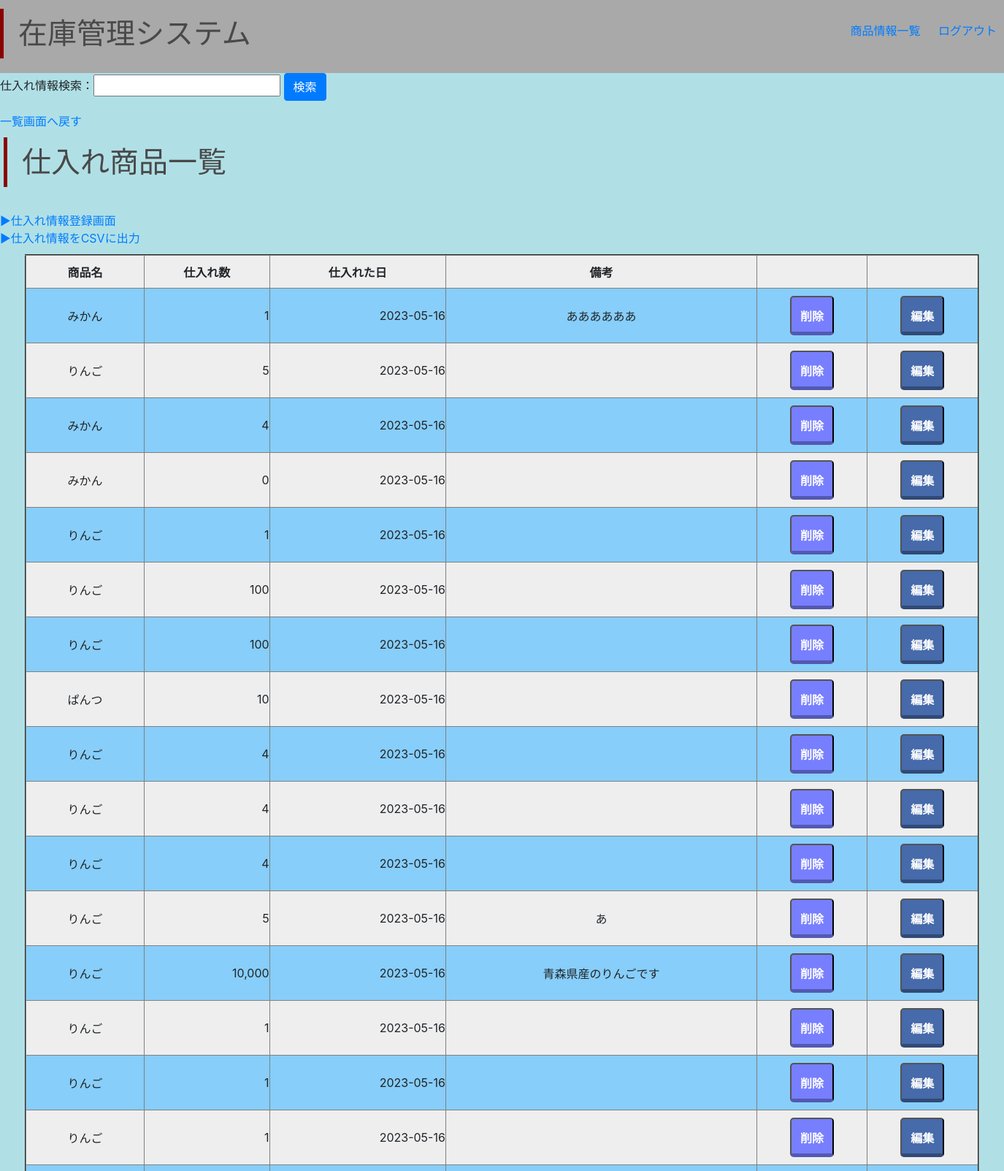
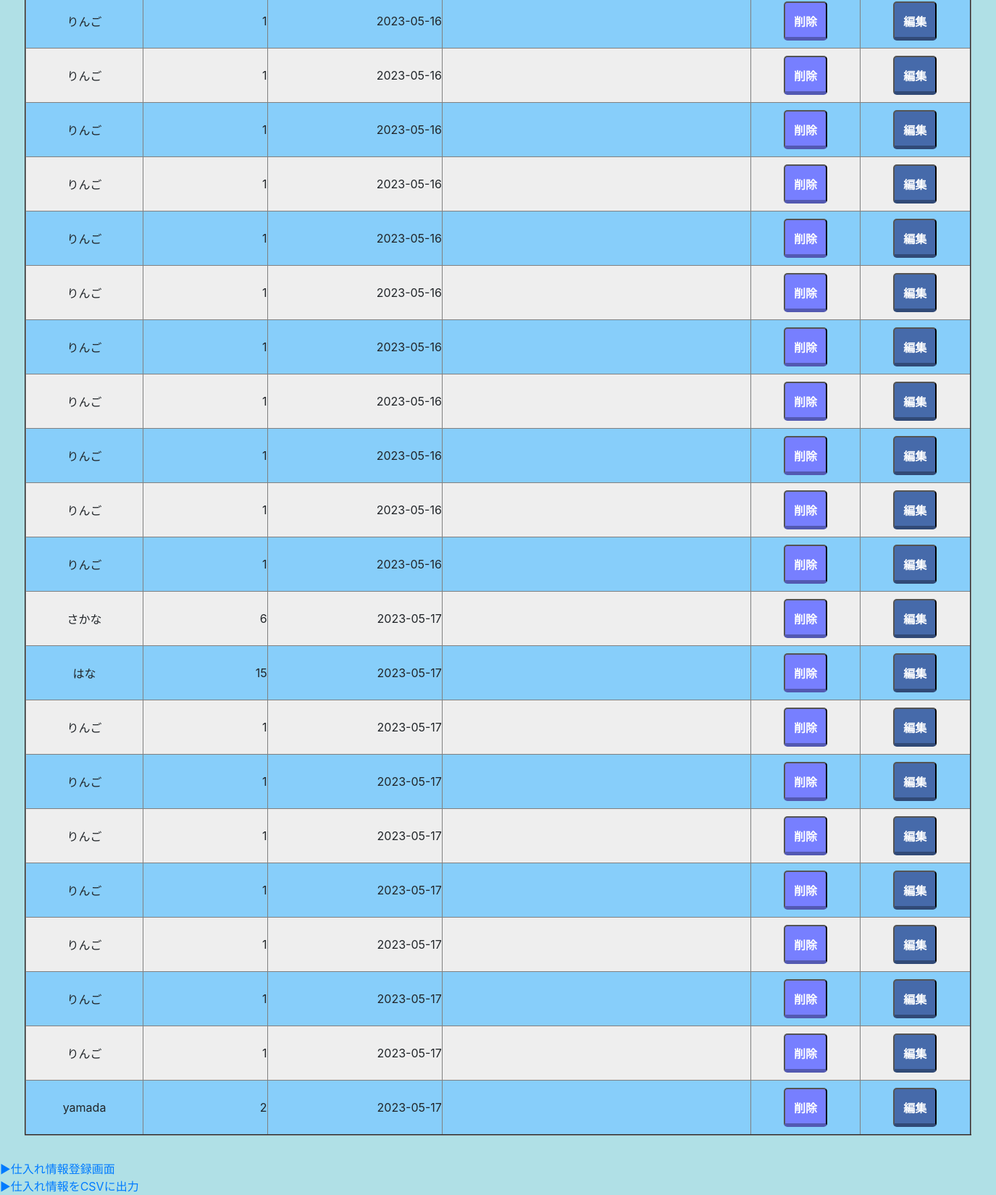
Page /purchases/purchase_list.php on the committed database (2 pictures, top to bottom).
### tables this page shows
CREATE TABLE `products` (
  `id` int(11) NOT NULL,
  `name` varchar(100) NOT NULL,
  `stock` int(11) NOT NULL DEFAULT 0,
  `price` int(11) NOT NULL DEFAULT 0,
  `flg_delete` tinyint(1) NOT NULL
);

CREATE TABLE `purchases` (
  `purchase_id` int(11) NOT NULL,
  `product_id` int(11) NOT NULL,
  `quantity` int(11) NOT NULL,
  `DATE` date NOT NULL,
  `note` text DEFAULT NULL,
  `flg_delete_purchase` tinyint(1) NOT NULL
);

### purchases/purchase_list.php (the view, shortened to what this page needs)
<?php
require_once("../database/db_connection.php");
if(!empty($_GET["purchase_name"])) {
    $res = selectPurchase($_GET["purchase_name"]);
    if($res["result"] === true) {
        $list_display = createTable($res["stmt"]);
    } else {
        $list_display = "<tr><td>仕入れ情報の取得に失敗しました</td></tr>";
    }
} else {
    $res = getPurchase();
    if($res["result"] === true) {
        $list_display = createTable($res["stmt"]);
    } else {
        $list_display = "<tr><td>仕入れ情報の取得に失敗しました</td></tr>";
    }
}
function getPurchase()
{
    global $dbh;
    $stmt = $dbh->prepare("SELECT * FROM purchases inner join products on purchases.product_id = products.id");
    try {
        $ret = $stmt->execute();
        if($ret === true) {
            return ["result" => true, "stmt" => $stmt];
        } else {
            return ["result" => false, "stmt" => $stmt];
        }
    } catch(PDOException $e) {
        $e->getMessage();
    }
}
function createTable($stmt)
{
    $elm = "";
    while($item = $stmt->fetch()) {
        if ($item['flg_delete_purchase'] == 0) {
            $item['name']=htmlentities($item['name'], ENT_QUOTES, "utf-8");
            $item['quantity']=htmlentities(number_format($item['quantity']), ENT_QUOTES, "utf-8");
            $item['DATE']=htmlentities($item['DATE'], ENT_QUOTES, "utf-8");
            $item['note']=htmlentities($item['note'], ENT_QUOTES, "utf-8");
            $tr = "<tr>
                    <td style = 'text-align:center'>{$item['name']}</td>
                    <td style = 'text-align:right;'>{$item['quantity']}</td>
                    <td style = 'text-align:right;'>{$item['DATE']}</td>
                    <td>{$item['note']}</td>
                    <td>
                    <form style='margin: auto;' action='purchase_list.php' method='post' name='delete_form' onclick='return confirm_delete()'>
                        <button class='reset button-shadow' type='submit' name='delete_id' value={$item['purchase_id']}>削除</button>
                    </form>
                    </td>
                    <td>
                    <form style='margin: auto;' action='edit_purchase.php' method='post'>
                        <button class='reset button2-shadow' type='submit' name='edit_id' value={$item['purchase_id']}>編集</button>
                        <input type='hidden' name='product_id' value={$item['product_id']}>
                        <input type='hidden' name='name' value={$item['name']}>
                        <input type='hidden' name='quantity' value={$item['quantity']}>
                        <input type='hidden' name='date' value={$item['DATE']}>
                        <input type='hidden' name='note' value={$item['note']}>
                    </form>
                    </td>
                </tr>";
            $elm .= $tr;
        } elseif($stmt->rowCount() === 1) {
            return "仕入れ商品がありません";
        }
    }
    return $elm;
}
?>
<!DOCTYPE html>
<html lang="ja">
<head>
	<link rel="stylesheet" href="https://cdn.jsdelivr.net/npm/bootstrap@4.5.3/dist/css/bootstrap.min.css"
>
	<link rel="stylesheet" href="https://cdnjs.cloudflare.com/ajax/libs/font-awesome/5.15.3/css/all.min.css">
</head>
<body>
	<form action="" method="GET">
		仕入れ情報検索：<input type="text" name="purchase_name" value="">
		<input type="submit" value="検索" class="btn btn-primary">
	</form>
	<a href="purchase_list.php">一覧画面へ戻す</a>
	<h1 style="margin: 10px auto; width: 1365px;">仕入れ商品一覧</h1>
	<br>
	<a href="./register_purchase.php">▶仕入れ情報登録画面</a>
	<br>
	<a href="./export_purchase.php">▶仕入れ情報をCSVに出力</a>
	<table style="margin: 10px auto; width: 1300px auto;" border="2">
		<tr>
			<th>商品名</th>
			<th>仕入れ数</th>
			<th>仕入れた日</th>
			<th>備考</th>
			<th></th>
			<th></th>
		</tr>
		<?php
            print $list_display;
?>
	</table>
	<br>
	<a href="./register_purchase.php">▶仕入れ情報登録画面</a>
	<br>
	<a href="./export_purchase.php">▶仕入れ情報をCSVに出力</a>
</body>
</html>

### css/style.css (style rules this page uses)
header { display: flex; width: 100%; height: 100px; background-color: darkgrey; align-items: center; margin-right: auto; }
.title { margin-right: auto; }
.menu-item { list-style: none; display: inline-block; padding: 10px; }

### purchases/purchase_list.php (style rules this page uses)
h1 { padding: 0.25em 0.5em; color: #494949; background: transparent; border-left: solid 5px #8B0000; }
tr { background-color: #87CEFA; }
body { background-color: #B0E0E6 }
table { width: 95%; border-collapse: collapse; border-spacing: 0; }
table th, table td { padding: 10px 0; text-align: center; }
table tr:nth-child(odd) { background-color: #eee }
.button-shadow { text-align: center; box-sizing: border-box; display: block; max-width: 60px; width: 60%; margin: auto; background: #777fff; color: #fff; font-weight: bold; padding: 13px 10px 10px; border-radius: 5px; border-bottom: 5px solid rgba(0, 0, 0, 0.3); }
.button2-shadow { text-align: center; box-sizing: border-box; display: block; max-width: 60px; width: 60%; margin: auto; background: #466aaa; color: #fff; font-weight: bold; padding: 13px 10px 10px; border-radius: 5px; border-bottom: 5px solid rgba(0, 0, 0, 0.3); }

### rows in the picture
products: name "みかん みかん"
purchases: quantity "1", DATE "2023-05-16", note "ああああああ"
products: name "りんご りんご りんご りんご りんご りんご りんご りんご りんご りんご りんご りんご りんご りんご りんご りんご りんご りんご りんご りんご りんご りんご りんご りんご りんご りんご りんご りんご りんご りんご"
purchases: quantity "5", DATE "2023-05-16"
purchases: quantity "4", DATE "2023-05-16"
purchases: quantity "1", DATE "2023-05-16"
purchases: quantity "100", DATE "2023-05-16"
purchases: quantity "100", DATE "2023-05-16"
products: name "ぱんつ"
purchases: quantity "10", DATE "2023-05-16"
purchases: quantity "4", DATE "2023-05-16"
purchases: quantity "4", DATE "2023-05-16"
purchases: quantity "4", DATE "2023-05-16"
purchases: quantity "5", DATE "2023-05-16", note "あ"
purchases: DATE "2023-05-16", note "青森県産のりんごです"
purchases: quantity "1", DATE "2023-05-16"
purchases: quantity "1", DATE "2023-05-16"
purchases: quantity "1", DATE "2023-05-16"
purchases: quantity "1", DATE "2023-05-16"
purchases: quantity "1", DATE "2023-05-16"
purchases: quantity "1", DATE "2023-05-16"
purchases: quantity "1", DATE "2023-05-16"
purchases: quantity "1", DATE "2023-05-16"
purchases: quantity "1", DATE "2023-05-16"
purchases: quantity "1", DATE "2023-05-16"
purchases: quantity "1", DATE "2023-05-16"
purchases: quantity "1", DATE "2023-05-16"
purchases: quantity "1", DATE "2023-05-16"
purchases: quantity "1", DATE "2023-05-16"
products: name "さかな"
purchases: quantity "6", DATE "2023-05-17"
products: name "はな"
purchases: quantity "15", DATE "2023-05-17"
purchases: quantity "1", DATE "2023-05-17"
purchases: quantity "1", DATE "2023-05-17"
purchases: quantity "1", DATE "2023-05-17"
purchases: quantity "1", DATE "2023-05-17"
purchases: quantity "1", DATE "2023-05-17"
purchases: quantity "1", DATE "2023-05-17"
purchases: quantity "1", DATE "2023-05-17"
products: name "yamada"
purchases: quantity "2", DATE "2023-05-17"

### other values in the picture
$item['name'] "みかん"
$item['quantity'] "0 10,000"
$item['DATE'] "2023-05-16"
